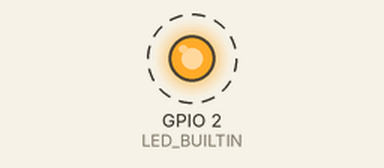
Simulated run of this sketch. Board: ESP32. Parts: output pins drawn as LEDs (lit = HIGH). Dashed ring = blinking.

Above: at 0.5 s.
Timing chart, 0 to 4.6 s (numbered marks = the images above):
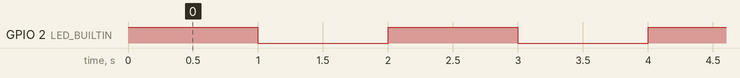

The sketch:

esp32_Blink.ino
```cpp
//Smart Dvice First study

// ex esp32_Blink

int LED_BUILTIN_LED =2; // Default

void setup()
{
  pinMode(LED_BUILTIN,OUTPUT);
}

void loop()
{
  digitalWrite(LED_BUILTIN,HIGH);
  delay(1000);                  // delay 1 second
  digitalWrite(LED_BUILTIN,LOW);
  delay(1000);                   // delay 1 second

}
```

Measured:
- by itself, GPIO 2 (LED_BUILTIN): alternates HIGH for 1.0 s and LOW for 1.0 s
